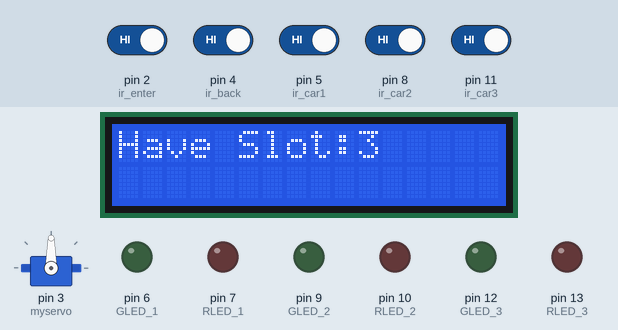
Simulated run of this sketch. Board: Arduino Uno, built with avr-gcc and run on an emulated ATmega328P. Parts: servo, 16×2 character LCD, output pins drawn as LEDs (lit = HIGH). The test bench sets the inputs (shaded band); at power-on: pin 2 (ir_enter), pin 4 (ir_back), pin 5 (ir_car1), pin 8 (ir_car2), pin 11 (ir_car3) HIGH.

Above: at 1.3 s.
1.4 s: pin 2 (ir_enter) driven LOW
At 21.3 s:
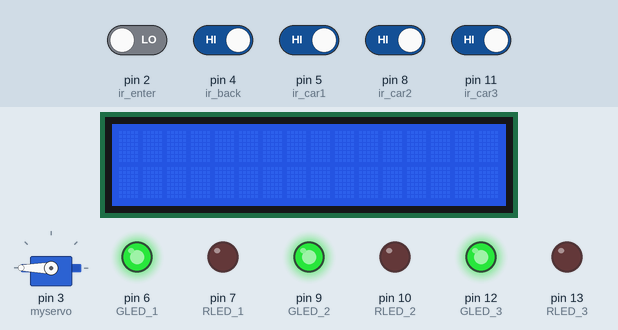
21.6 s: pin 5 (ir_car1) driven LOW
At 31.3 s:
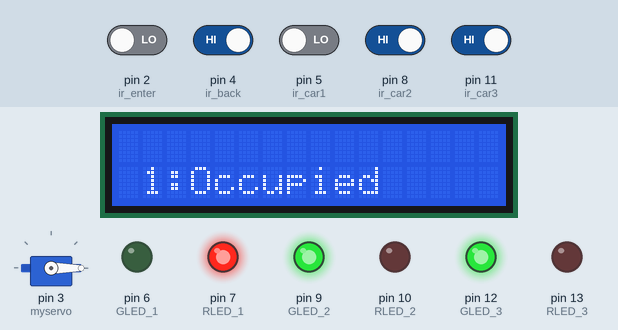
41.7 s: pin 8 (ir_car2) driven LOW
At 60.6 s:
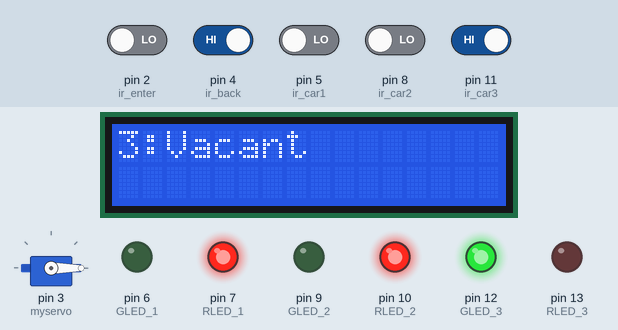
61.8 s: pin 11 (ir_car3) driven LOW
At 81.5 s:
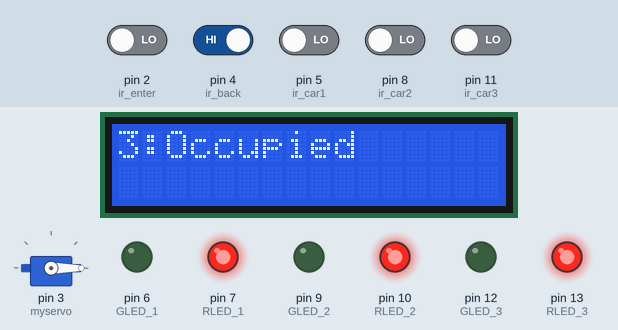
Timing chart, 0 to 82.8 s (numbered marks = the images above; inputs shaded):
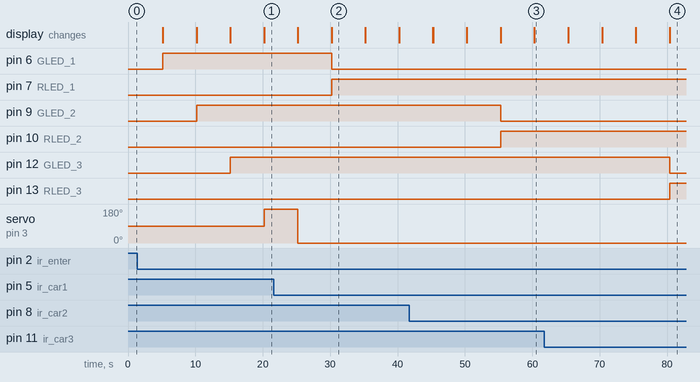

The sketch:

car_parking.ino
```cpp
#include <Servo.h> //includes the servo library
#include <Wire.h>
#include <LiquidCrystal_I2C.h>
LiquidCrystal_I2C lcd(0x27, 16,2);

Servo myservo;

#define ir_enter 2
#define ir_back  4

#define ir_car1 5
#define ir_car2 8
#define ir_car3 11
//#define ir_car4 8
//#define ir_car5 9
//#define ir_car6 10
#define RLED_1 7
#define RLED_2 10
#define RLED_3 13
//#define LED_4 12

#define GLED_1 6
#define GLED_2 9
#define GLED_3 12


int S1=0, S2=0, S3=0;
int flag1=0, flag2=0;
int slot = 3;

void setup(){
Serial.begin(9600);

pinMode(ir_car1, INPUT);
pinMode(ir_car2, INPUT);
pinMode(ir_car3, INPUT);
//pinMode(ir_car4, INPUT);
//pinMode(ir_car5, INPUT);
//pinMode(ir_car6, INPUT);
pinMode(RLED_1, OUTPUT);
pinMode(RLED_2, OUTPUT);
pinMode(RLED_3, OUTPUT);
//pinMode(LED_4, OUTPUT);

pinMode(GLED_1, OUTPUT);
pinMode(GLED_2, OUTPUT);
pinMode(GLED_3, OUTPUT);

pinMode(ir_enter, INPUT);
pinMode(ir_back, INPUT);

myservo.attach(3);
myservo.write(90);

lcd.init();                      // initialize the lcd
lcd.init();
// Print a message to the LCD.
lcd.backlight();
lcd.setCursor(0,0);
lcd.print("Car Parking");
lcd.setCursor(0,1);
lcd.print("System");


Read_Sensor();

int total = S1+S2+S3;
slot = slot-total;
}

void loop(){

Read_Sensor();

lcd.clear();
lcd.setCursor (0,0);
lcd.print("Have Slot:");
lcd.print(slot);
//lcd.print("  ");
delay(5000);
lcd.clear();
lcd.setCursor (1,1);
if(S1==1){
  lcd.print("1:Occupied");
  digitalWrite(RLED_1,HIGH);
  digitalWrite(GLED_1,LOW);
  delay(5000);
  lcd.clear();
  }
     else{
      lcd.print("1:Vacant  ");
      digitalWrite(RLED_1,LOW);
      digitalWrite(GLED_1,HIGH);
      delay(5000);
      lcd.clear();
      }

if(S2==1){
  lcd.print("2:Occupied");
  digitalWrite(RLED_2,HIGH);
  digitalWrite(GLED_2,LOW);
  delay(5000);
  lcd.clear();
  }
     else{
      lcd.print("2:Vacant  ");
      digitalWrite(RLED_2,LOW);
      digitalWrite(GLED_2,HIGH);
      delay(5000);
      lcd.clear();
      }

//lcd.setCursor (0,2);
if(S3==1){
  lcd.print("3:Occupied");
  digitalWrite(RLED_3,HIGH);
  digitalWrite(GLED_3,LOW);
  delay(5000);
  lcd.clear();
  }
     else{
      lcd.print("3:Vacant  ");
      digitalWrite(RLED_3,LOW);
      digitalWrite(GLED_3,HIGH);
      delay(5000);
      lcd.clear();
      }
/*
lcd.setCursor (10,2);
if(S4==1){
lcd.print("4:Occupied");
digitalWrite(LED_4,HIGH);
  }
     else{
      lcd.print("4:Vacant  ");
      digitalWrite(LED_4,LOW);
      }

 lcd.setCursor (0,3);

if(S5==1){
lcd.print("5:Occupied");
  }
     else{
      lcd.print("5:Vacant  ");
      }

lcd.setCursor (10,3);
if(S6==1){
lcd.print("6:Occupied");
  }
     else{
      lcd.print("6:Vacant  ");
      }
*/
if(digitalRead (ir_enter) == 0 && flag1==0){
  if(slot>0){
    flag1=1;
    if(flag2==0){
      myservo.write(180);
      slot = slot-1;
      delay(5000);
      myservo.write(0);
      }
      else{
        myservo.write(180);
      }
    }
  else{
    lcd.setCursor (0,0);
    lcd.print("Parking is Full");
    delay(1500);
    }
}

if(digitalRead (ir_back) == 0 && flag2==0)
{
  flag2=1;
  if(flag1==0){
    myservo.write(0);
    slot = slot+1;
    delay(5000);
    myservo.write(180);
    }
   else{
    myservo.write(0);
   }
}

if(flag1==1 && flag2==1){
  delay (1000);
  myservo.write(90);
  flag1=0, flag2=0;
  delay(5000);
  myservo.write(0);
}

delay(1);

}

void Read_Sensor(){
S1=0, S2=0, S3=0;

if(digitalRead(ir_car1) == 0){S1=1;}
if(digitalRead(ir_car2) == 0){S2=1;}
if(digitalRead(ir_car3) == 0){S3=1;}
//if(digitalRead(ir_car4) == 0){S4=1;}
//if(digitalRead(ir_car5) == 0){S5=1;}
//if(digitalRead(ir_car6) == 0){S6=1;}
}
```

Measured:
- after the input at 1.4 s, servo on pin 3 (myservo): 90° → 180° after 18.8 s
- after the input at 21.6 s, pin 6 (GLED_1): HIGH → LOW after 8.6 s; pin 7 (RLED_1): LOW → HIGH after 8.6 s; the display: first differs from a run without the input after 8.6 s (image 2)
- after the input at 41.7 s, pin 9 (GLED_2): HIGH → LOW after 13.6 s; pin 10 (RLED_2): LOW → HIGH after 13.6 s
- after the input at 61.8 s, pin 12 (GLED_3): HIGH → LOW after 18.6 s; pin 13 (RLED_3): LOW → HIGH after 18.6 s
- what the display in image 2 shows lasts 5.0 s, from 30.2 s to 35.2 s
